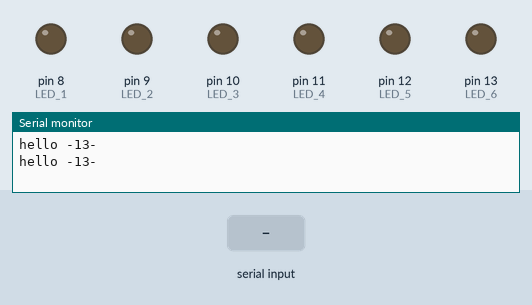
The sketch below on a simulated Arduino Uno, built with avr-gcc and run on an emulated ATmega328P. Shown: output pins drawn as LEDs (lit = HIGH), the last lines printed to the serial monitor. The test bench sets the inputs (shaded band).

Above: at 1.2 s.
1.3 s: "L1" received over Serial
At 2.5 s:
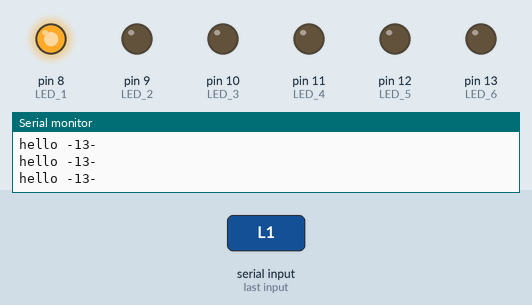
3.5 s: "L2" received over Serial
At 5.2 s:
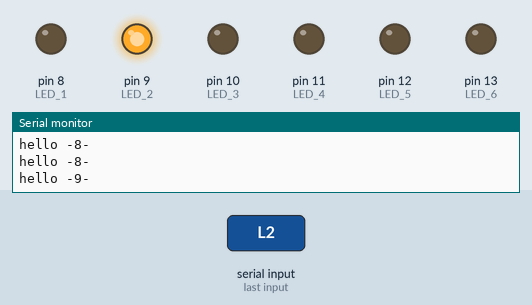
5.5 s: "L3" received over Serial
At 6.8 s:
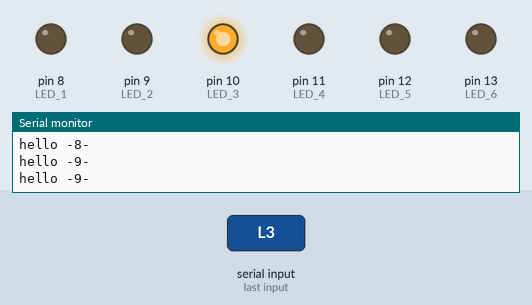
7.5 s: "L4" received over Serial
At 8.3 s:
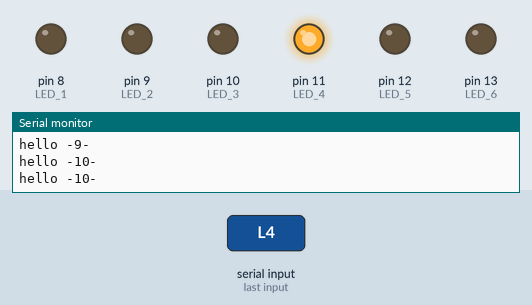
9.5 s: "L5" received over Serial
At 11.0 s:
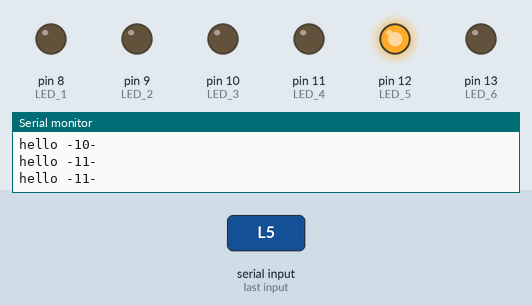
11.5 s: "L6" received over Serial
At 12.6 s:
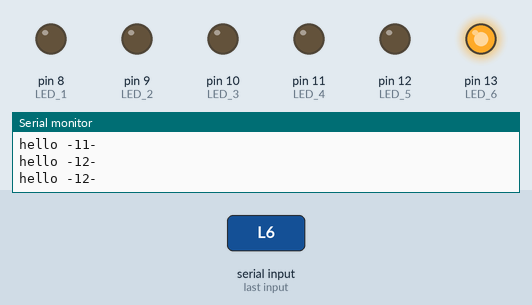
Timing chart, 0 to 14.5 s (numbered marks = the images above; inputs shaded):
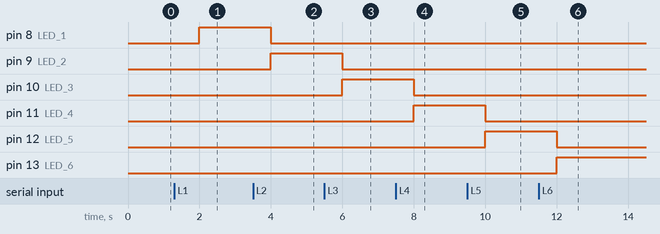

Measured:
- after the input at 1.3 s, pin 8 (LED_1): LOW → HIGH after 0.70 s
- after the input at 3.5 s, pin 8 (LED_1): HIGH → LOW after 0.50 s; pin 9 (LED_2): LOW → HIGH after 0.50 s
- after the input at 5.5 s, pin 9 (LED_2): HIGH → LOW after 0.50 s; pin 10 (LED_3): LOW → HIGH after 0.50 s
- after the input at 7.5 s, pin 10 (LED_3): HIGH → LOW after 0.50 s; pin 11 (LED_4): LOW → HIGH after 0.50 s
- after the input at 9.5 s, pin 11 (LED_4): HIGH → LOW after 0.50 s; pin 12 (LED_5): LOW → HIGH after 0.50 s
- after the input at 11.5 s, pin 12 (LED_5): HIGH → LOW after 0.50 s; pin 13 (LED_6): LOW → HIGH after 0.50 s

The sketch:

arduinoSketch2.ino
```cpp
#define LED_1       8
#define LED_2       9
#define LED_3       10
#define LED_4       11
#define LED_5       12
#define LED_6       13

#define LEDS_ARRAY_SIZE 6

char inputs   [20];
char oldInputs[20];
int leds[LEDS_ARRAY_SIZE] = {LED_1, LED_2, LED_3, LED_4, LED_5, LED_6};
int workingLed = LED_6;

void setup() {
    Serial.begin(9600);

    pinMode(LED_1, OUTPUT);
    pinMode(LED_2, OUTPUT);
    pinMode(LED_3, OUTPUT);
    pinMode(LED_4, OUTPUT);
    pinMode(LED_5, OUTPUT);
    pinMode(LED_6, OUTPUT);
}

void loop() {

    getInputs();
    strcpy(oldInputs, inputs);
    Serial.println(inputs);

    if(Serial.available()){
        int ind=0;
        char buff[5];
        while(Serial.available()){
            unsigned char c = Serial.read();
            buff[ind] = c;
            if(ind++ > 6) break;
        }
        buff[2]=0;
        if(strcmp(buff, "L1")==0){
            ledWrite(LED_1);
        }
        if(strcmp(buff, "L2")==0){
            ledWrite(LED_2);
        }
        if(strcmp(buff, "L3")==0){
            ledWrite(LED_3);
        }
        if(strcmp(buff, "L4")==0){
            ledWrite(LED_4);
        }
        if(strcmp(buff, "L5")==0){
            ledWrite(LED_5);
        }
        if(strcmp(buff, "L6")==0){
            ledWrite(LED_6);
        }
    }

    delay(1000);
}

void getInputs(){
    sprintf(inputs, "hello -%i- ", workingLed);
}

void ledWrite(int led) {
    for(int i = 0; i < LEDS_ARRAY_SIZE; i++) {
        if(leds[i] == led) {
            digitalWrite(leds[i], HIGH);
            workingLed = leds[i];
        } else {
            digitalWrite(leds[i], LOW);
        }
    }
}
```
